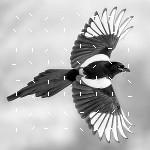
#> input picture generated_images/magpie_orientation.jpg, 150 x 150 px
$ python test_laplacian.py generated_images/magpie_orientation.jpg   (older library calls are emulated)
#> lines starting #> are read from the running program, lines starting #| are printed output that depends on the picture
### imageutils.py
import numpy as np
import scipy.signal
import edgedetection


# [27 lines left out: functions getGaussianKernel, gaussianBlur, not called in this run]


# Convert a color RGB image to grayscale
def grayscale(img):
    if img.ndim == 3:
        gray_img = (0.299 * img[:, :, 0] +
                   0.587 * img[:, :, 1] +
                   0.114 * img[:, :, 2])
        return gray_img
    else:
        return img


def clipBytes(img):
    return np.clip(img, 0, 255)

def rotateImage(img, radians):
    pass

def cropImage(img, startx, starty, endx, endy):
    pass

def scaleImage(img, ratiox, ratioy):
    pass

def normalizeImage(img):
    # for i in img: print(i)
    small = np.min(img)
    large = np.max(img)
    # print(small, large)
    #return ((img - small) / (large - small)) * 255
    return ((img - small) / (large - small))

def bytesToFloat(img):
    return img / 255.0

def floatToBytes(img):
    return clipBytes(img * 255.0).astype(np.uint8)

# [62 lines left out: functions getDirections, drawLine, drawLineAngle, orientationImage, not called in this run]

### edgedetection.py
import numpy as np
import scipy.signal

import imageutils

# Sobel edge detection
#
# Calculate pixel gradients and orientations from a given numpy array
# with 0-255 grayscale values
# Return a gradient matrix and an orientation matrix
# [20 lines left out: functions sobel, getSobelGradients, not called in this run]


# Laplacian edge detection

def laplacian(img):
    # Define filter
    lap_kernel = np.array([[1, 1, 1],
                           [1, -8, 1],
                           [1, 1, 1]])

    return scipy.signal.convolve2d(img, lap_kernel)


# [57 lines left out: function canny, not called in this run]

### test_laplacian.py
import numpy as np
import sys
from PIL import Image

# Python3
from pathlib import Path

import edgedetection
import imageutils


filename = Path(sys.argv[1])
output_filename = filename.stem + "_laplacianedges" + filename.suffix
img = np.array(Image.open(filename))
#> img is the input picture: shape (150, 150); min 0, max 255, mean 183.8
img = imageutils.bytesToFloat(img)
gray = imageutils.grayscale(img)
edges = edgedetection.laplacian(gray)
#> in laplacian, `return scipy.signal.convolve2d(img, lap_kernel)`:
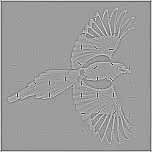
#> returned value: shape (152, 152) float64; min -6.85, max 4.31, mean -1.9e-18; drawn with min black and max white
edges = imageutils.normalizeImage(edges)
#> in normalizeImage, `small = np.min(img)`: small = -6.85
#> in normalizeImage, `large = np.max(img)`: large = 4.31
arr = imageutils.floatToBytes(edges)
output = Image.fromarray(arr)#.convert('L')
output.save(output_filename)
